Frame 1 (no input): blank canvas, image omitted
Frame 60 (no input): blank canvas, image omitted
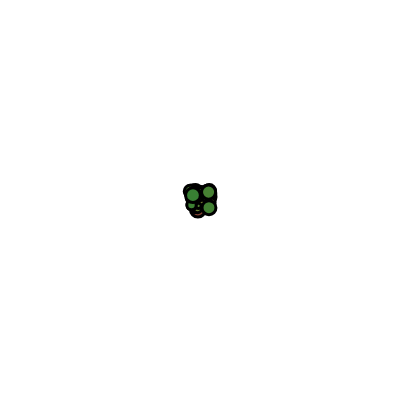
Frame 120 (the mouse pressed at the canvas centre since frame 60)

The p5.js sketch whose frames 1 and 60 were blank and that drew this single picture after the mouse press (run headless with seeded random() and noise() and a simulated clock; from frame 60 on, the mouse is pressed at the canvas centre):

// p5.js sketch
// ── sketch.js
function setup() {
  createCanvas(400, 400);
}

var myHue = 0;

function draw() {
  colorMode(HSB);
  var xPos = random(20)-10;
  var yPos = random(20)-10;
  var circleSize = 5 + random(10);

  myHue += 4;
  stroke(0);
  fill(myHue, 60, 50);
  strokeWeight(3);

  //I am drawing a line here!

  if(myHue > 360) {
    myHue = 0;
  }

  if(mouseIsPressed) {
    //line(mouseX, mouseY, pmouseX+xPos, pmouseY+yPos);
    ellipse(mouseX + xPos, mouseY + yPos, circleSize, circleSize);
  }

  if (keyIsPressed) {
    background(255);
  }

  /* noStroke();
  fill(mouseX);
  ellipse (width/2, height/2, mouseX, mouseY); */

}
